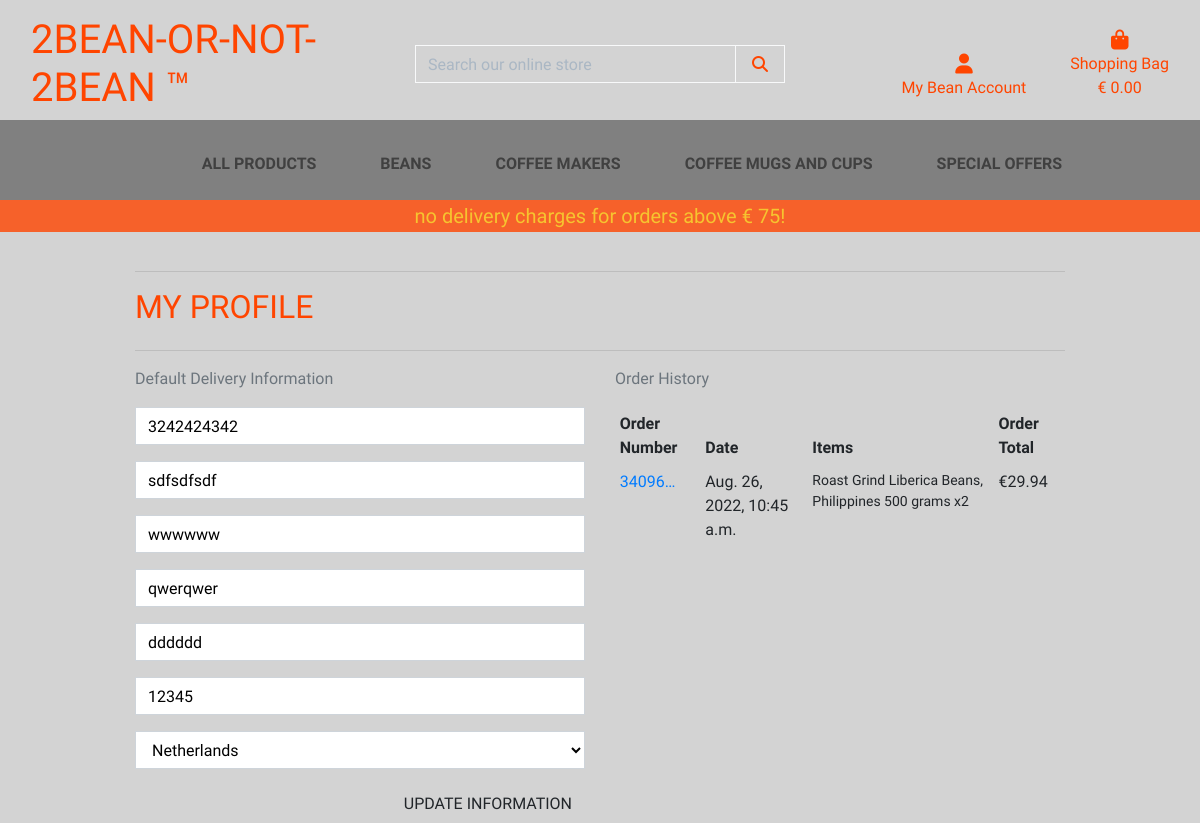
Page /profile/ (signed in) on the committed database.
### profiles/models.py (models this page shows, shortened)
class UserProfile(models.Model):
    user = models.OneToOneField(User, on_delete=models.CASCADE)
    default_phone_number = models.CharField(max_length=20, null=True, blank=True)
    default_street_address1 = models.CharField(max_length=80, null=True, blank=True)
    default_street_address2 = models.CharField(max_length=80, null=True, blank=True)
    default_town_or_city = models.CharField(max_length=40, null=True, blank=True)
    default_province = models.CharField(max_length=80, null=True, blank=True)
    default_postcode = models.CharField(max_length=20, null=True, blank=True)
    default_country = CountryField(blank_label='Country', null=True, blank=True)

### checkout/models.py (models this page shows, shortened)
class Order(models.Model):
    order_number = models.CharField(max_length=32, null=False, editable=False)
    user_profile = models.ForeignKey(UserProfile, on_delete=models.SET_NULL,
                                     null=True, blank=True, related_name='orders')
    full_name = models.CharField(max_length=50, null=False, blank=False)
    email = models.EmailField(max_length=254, null=False, blank=False)
    phone_number = models.CharField(max_length=20, null=False, blank=False)
    country = CountryField(blank_label='Country *', null=False, blank=False)
    postcode = models.CharField(max_length=20, null=True, blank=True)
    town_or_city = models.CharField(max_length=40, null=False, blank=False)
    street_address1 = models.CharField(max_length=80, null=False, blank=False)
    street_address2 = models.CharField(max_length=80, null=True, blank=True)
    province = models.CharField(max_length=80, null=True, blank=True)
    date = models.DateTimeField(auto_now_add=True)
    delivery_cost = models.DecimalField(max_digits=6, decimal_places=2, null=False, default=0)
    order_total = models.DecimalField(max_digits=10, decimal_places=2, null=False, default=0)
    grand_total = models.DecimalField(max_digits=10, decimal_places=2, null=False, default=0)
    original_bag = models.TextField(null=False, blank=False, default='')
    stripe_pid = models.CharField(max_length=254, null=False, blank=False, default='')

class OrderLineItem(models.Model):
    order = models.ForeignKey(Order, null=False, blank=False, on_delete=models.CASCADE, related_name='lineitems')
    product = models.ForeignKey(Product, null=False, blank=False, on_delete=models.CASCADE)
    product_roast = models.CharField(max_length=20, null=True, blank=True)
    product_grind = models.CharField(max_length=20, null=True, blank=True)
    quantity = models.IntegerField(null=False, blank=False, default=0)
    lineitem_total = models.DecimalField(max_digits=6, decimal_places=2, null=False, blank=False, editable=False)

### products/models.py (models this page shows, shortened)
class Product(models.Model):
    category = models.ForeignKey('Category', null=True, blank=True, on_delete=models.SET_NULL)
    sku = models.CharField(max_length=250, null=True, blank=True)
    name = models.CharField(max_length=250)
    description = models.TextField()
    is_bean = models.BooleanField(default=False, null=True, blank=True)
    price = models.DecimalField(max_digits=6, decimal_places=2)
    rating = models.DecimalField(max_digits=6, decimal_places=2, null=True, blank=True)
    image_url = models.URLField(max_length=1024, null=True, blank=True)
    image = models.ImageField(null=True, blank=True)

### profiles/views.py (the view)
# urls.py: path('profile/', include('profiles.urls')),
@login_required
def profile(request):
    profile = get_object_or_404(UserProfile, user=request.user)
    if request.method == 'POST':
        form = UserProfileForm(request.POST, instance=profile)
        if form.is_valid():
            form.save()
            messages.success(request, 'Profile updated successfully')
        else:
            messages.error(request,
                           ('Update failed. Please ensure '
                            'the form is valid.'))
    else:
        form = UserProfileForm(instance=profile)
    orders = profile.orders.all()
    template = 'profiles/profile.html'
    context = {
        'form': form,
        'orders': orders,
        'on_profile_page': True
    }
    return render(request, template, context)

### profiles/forms.py
class UserProfileForm(forms.ModelForm):
    class Meta:
        model = UserProfile
        exclude = ('user',)
    def __init__(self, *args, **kwargs):
        super().__init__(*args, **kwargs)
        placeholders = {
            'default_phone_number': 'Phone Number',
            'default_postcode': 'Postal Code',
            'default_town_or_city': 'Town or City',
            'default_street_address1': 'Street Address 1',
            'default_street_address2': 'Street Address 2',
            'default_province': 'Province, State or Locality',
        }
        self.fields['default_phone_number'].widget.attrs['autofocus'] = True
        for field in self.fields:
            if field != 'default_country':
                if self.fields[field].required:
                    placeholder = f'{placeholders[field]} *'
                else:
                    placeholder = placeholders[field]
                self.fields[field].widget.attrs['placeholder'] = placeholder
            self.fields[field].widget.attrs['class'] = 'border-black rounded-0 profile-form-input'
            self.fields[field].label = False

### bag/contexts.py (called while the page is built, shortened)
def bag_contents(request):
    bag_items = []
    total = 0
    product_count = 0
    bag = request.session.get('bag', {})
    if total < settings.FREE_DELIVERY_THRESHOLD:
        delivery = total * Decimal(settings.STANDARD_DELIVERY_PERCENTAGE / 100)
        free_delivery_delta = settings.FREE_DELIVERY_THRESHOLD - total
    else:
        delivery = 0
        free_delivery_delta = 0
    grand_total = delivery + total
    context = {
        'bag_items': bag_items,
        'total': total,
        'product_count': product_count,
        'delivery': delivery,
        'free_delivery_delta': free_delivery_delta,
        'free_delivery_threshold': settings.FREE_DELIVERY_THRESHOLD,
        'grand_total': grand_total,
    }
    return context

### profiles/templates/profiles/profile.html (shortened to what this page needs)
{% extends "base.html" %}
{% load static %}
{% block extra_css %}
    <link rel="stylesheet" href="{% static 'profiles/css/profile.css' %}">
{% endblock %}
{% block page_header %}
    <div class="container header-container">
    </div>
{% endblock %}
{% block content %}
    <div class="overlay"></div>
    <div class="container">
        <div class="row">
            <div class="col">
                <hr>
                <h2 class="logo-font mb-4">My Profile</h2>
                <hr>
            </div>
        </div>
        <div class="row">
            <div class="col-12 col-lg-6">
                <p class="text-muted">Default Delivery Information</p>
                <form class="mt-3" action="{% url 'profile' %}" method="POST" id="profile-update-form">
                    {{ form|crispy }}
                    <button class="btn btn-black rounded-0 text-uppercase float-right">Update Information</button>
                </form>
            </div>
            <div class="col-12 col-lg-6">
                <p class="text-muted">Order History</p>
                <div class="order-history table-responsive">
                    <table class="table table-sm table-borderless">
                        <thead>
                            <tr>
                                <th>Order Number</th>
                                <th>Date</th>
                                <th>Items</th>
                                <th>Order Total</th>
                            </tr>
                        </thead>
                        <tbody>
                            {% for order in orders %}
                                <tr>
                                    <td>
                                        <a class="orderhisnum" href="{% url 'order_history' order.order_number %}"
                                        title="{{ order.order_number }}">
                                            {{ order.order_number|truncatechars:6 }}
                                        </a>
                                    </td>
                                    <td>{{ order.date }}</td>
                                    <td>
                                        <ul class="list-unstyled">
                                            {% for item in order.lineitems.all %}
                                                <li class="small">
                                                    {% if item.product.is_bean %}
                                                        Roast {{ item.product.roast|upper }}
                                                        Grind {{ item.product.grind|upper }}
                                                    {% endif %} {{ item.product.name }} x{{ item.quantity }}
                                                </li>
                                            {% endfor %}
                                        </ul>
                                    </td>
                                    <td>€{{ order.grand_total }}</td>
                                </tr>
                            {% endfor %}
                        </tbody>
                    </table>
                </div>
            </div>
        </div>
{% endblock %}

### static/css/base.css (style rules this page uses)
html { height: 100%; }
body { background: url('/media/homepage_background.jpg') no-repeat center center fixed; background-size: cover; height: calc(100vh - 155px); color: orangered; font-family: 'Amita', cursive; }
.container { padding-top: 100px; }
.logo-font { margin-top: 1rem; margin-bottom: 0.5rem; text-transform: uppercase; }
.overlay { height: 100%; width: 100%; top: 0; left: 0; position: fixed; background: lightgray; z-index: -1; }
@media (min-width: 1200px) { .container { max-width: 80%; } }
@media (min-width: 992px) { .header-container { padding-top: 155px; } }

### profiles/static/profiles/css/profile.css (style rules this page uses)
#profile-update-form .form-control { color: #000; }
#profile-update-form input::placeholder { color: #aab7c4; }
#id_default_country, #id_default_country option:not(:first-child) { color: gray; }

### rows in the picture
UserProfile: default_phone_number "3242424342", default_street_address1 "sdfsdfsdf", default_street_address2 "wwwwww", default_town_or_city "qwerqwer", default_province "dddddd", default_postcode "12345", default_country "Netherlands"
Order: order_number "34096…", date "Aug. 26, 2022, 10:45 a.m.", grand_total "29.94"
OrderLineItem: product.name "Liberica Beans, Philippines 500 grams", quantity "2"

### other values in the picture
{{ free_delivery_threshold }} "75"
